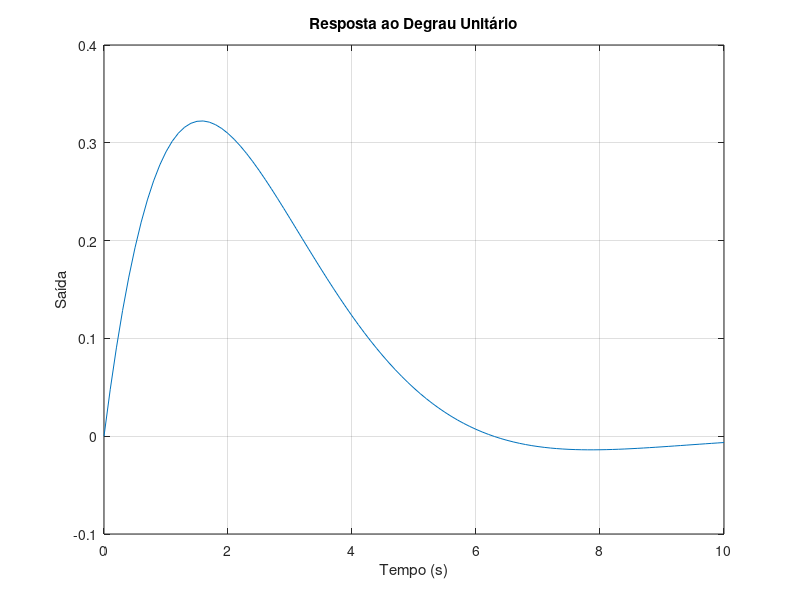

MATLAB code to generate this figure:
% **** Resposta ao Degrau Unitário ****

% Definir o sistema no espaço de estados
A = [-1 -0.5; 1 0];
B = [0.5; 0];
C = [1 0];
D = [0];

% Criar o objeto do sistema
sys = ss(A, B, C, D);

% Definir o vetor de tempo
t = 0:0.1:10; % De 0 a 10 segundos com incrementos de 0.1s

% Calcular e plotar a resposta ao degrau
[y, t] = step(sys, t); % Calcula a resposta ao degrau

figure;
plot(t, y);
grid on;
title('Resposta ao Degrau Unitário');
xlabel('Tempo (s)');
ylabel('Saída');
